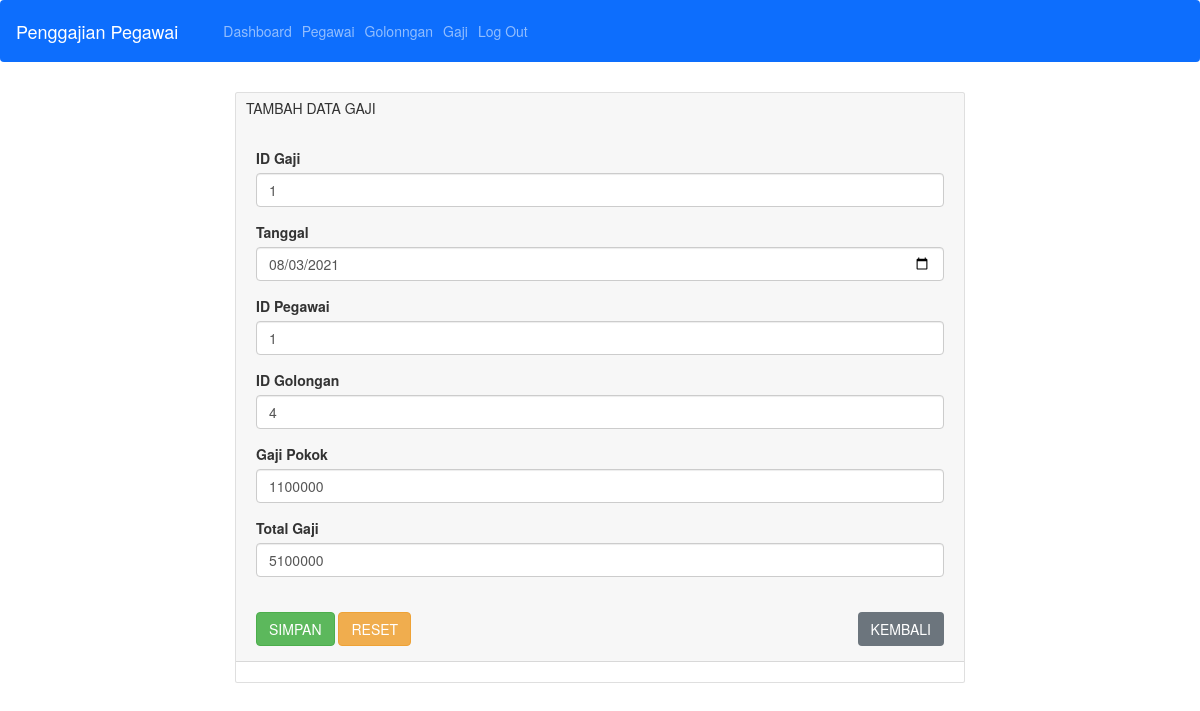
Page /gaji/ubah/1 on the committed database.
### tables this page shows
CREATE TABLE `gaji` (
  `id_gaji` int(11) NOT NULL AUTO_INCREMENT,
  `tanggal` date DEFAULT NULL,
  `id_pegawai` int(11) DEFAULT NULL,
  `id_golongan` int(11) DEFAULT NULL,
  `jumlah_gaji` int(11) DEFAULT NULL,
  `total_gaji` int(11) DEFAULT NULL,
  PRIMARY KEY (`id_gaji`),
  KEY `id_pegawai` (`id_pegawai`),
  KEY `id_golongan` (`id_golongan`),
  CONSTRAINT `gaji_ibfk_1` FOREIGN KEY (`id_pegawai`) REFERENCES `pegawai` (`id_pegawai`) ON UPDATE CASCADE,
  CONSTRAINT `gaji_ibfk_2` FOREIGN KEY (`id_golongan`) REFERENCES `golongan` (`id_golongan`)
);

### application/controllers/Gaji.php (called while the page is built, shortened)
<?php
class Gaji extends CI_Controller
{
    public function __construct()
    {
        $this->load->model('Gaji_model');
        $this->load->library('form_validation');
    }
    public function ubah($id_gaji)
    {
        $data['judul'] = 'Ubah Data gaji';
        $data['gaji'] = $this->Gaji_model->getGajiById($id_gaji);
        $this->form_validation->set_rules('id_gaji', 'ID Gaji', 'required|max_length[1]');
        $this->form_validation->set_rules('tanggal', 'Tanggal', 'required');
        $this->form_validation->set_rules('id_pegawai', 'ID Pegawai', 'required|max_length[12]');
        $this->form_validation->set_rules('id_golongan', 'ID Golongan', 'required|max_length[12]');
        $this->form_validation->set_rules('jumlah_gaji', 'Jumlah Gaji', 'required|max_length[50]');
        $this->form_validation->set_rules('total_gaji', 'Total Gaji', 'required');
        if ($this->form_validation->run() == FALSE) {
            $this->load->view('templates/header', $data);
            $this->load->view('gaji/ubah', $data);
            $this->load->view('templates/footer');
        } else {
            $this->Gaji_model->ubahDataGaji();
            $this->session->set_flashdata('flash', 'DiUbah');
            redirect('gaji/index');
        }
    }
}

### index.php (called while the page is built, shortened)
<?php
require_once BASEPATH.'core/CodeIgniter.php';

### application/models/Gaji_model.php (called while the page is built, shortened)
<?php
class Gaji_model extends CI_Model
{
    public function getGajiById($id_gaji)
    {
        return $this->db->get_where('gaji', ['id_gaji' => $id_gaji])->row_array();
    }
}

### application/views/gaji/ubah.php (the view, shortened to what this page needs)
<div class="container" style="margin-top: 30px">
    <div class="row">
        <div class="col-md-8 offset-md-2">
            <div class="card">
                <div class="card-header">
                    TAMBAH DATA GAJI
                    <div class="card-body">
                </div>
                <div class="card-body">
                    <form action="" method="POST">
                        <div class="form-group">
                            <label for="id_gaji">ID Gaji</label>
                            <input type="text" name="id_gaji" placeholder="Masukkan ID Gaji" class="form-control" value="<?= $gaji['id_gaji']; ?>">
                        </div>
                        <div class="form-group">
                            <label for="tanggal">Tanggal</label>
                            <input type="date" name="tanggal" placeholder="Masukan Tanggal" class="form-control" value="<?= $gaji['tanggal']; ?>">
                        </div>
                        <div class="form-group">
                            <label for="id_pegawai">ID Pegawai</label>
                            <input type="text" name="id_pegawai" placeholder="Masukan ID Pegawai" class="form-control" value="<?= $gaji['id_pegawai']; ?>">
                        </div>
                        <div class="form-group">
                            <label for="id_golongan">ID Golongan</label>
                            <input type="text" name="id_golongan" placeholder="Masukkan ID Golongan" class="form-control" value="<?= $gaji['id_golongan']; ?>">
                        </div>
                        <div class="form-group">
                            <label for="jumlah_gaji">Gaji Pokok</label>
                            <input type="text" name="jumlah_gaji" placeholder="Masukan Gaji Pokok" class="form-control" value="<?= $gaji['jumlah_gaji']; ?>">
                        </div>
                        <div class="form-group">
                            <label for="total_gaji">Total Gaji</label>
                            <input type="text" name="total_gaji" placeholder="Masukan Total Gaji" class="form-control" value="<?= $gaji['total_gaji']; ?>">
                        </div>
                        <br>
                        <button type="submit" class="btn btn-success">SIMPAN</button>
                        <button type="reset" class="btn btn-warning">RESET</button>
                        <a href="<?php echo base_url() ?>gaji/index" class="btn btn-md btn-secondary float-end">KEMBALI</a>
                    </form>
                </div>
            </div>
            <br>
        </div>
    </div>
</div>

### assets/css/style.css (style rules this page uses)
body { background-color: #1111; }

### assets/css/ilmudetil.css (style rules this page uses)
a { color: #FFC107;text-decoration: none; }

### rows in the picture
gaji: id_gaji "1", tanggal "08/03/2021", id_pegawai "1", id_golongan "4", jumlah_gaji "1100000", total_gaji "5100000"
